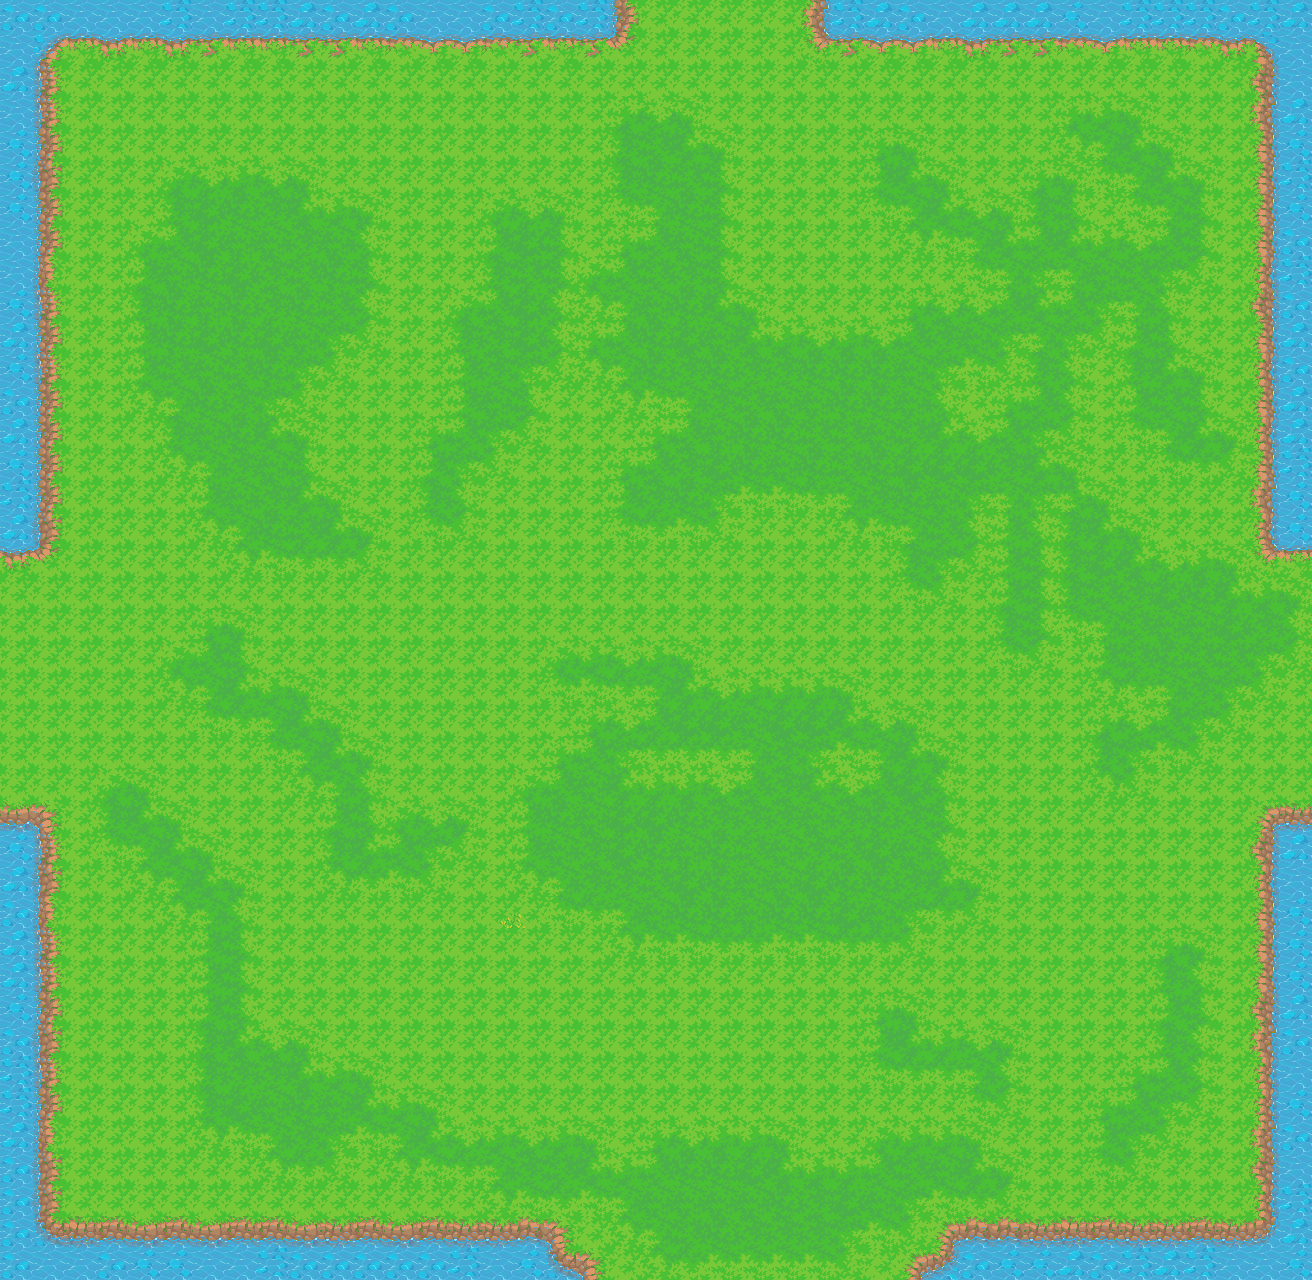

This game map was drawn from its Tiled (.tmx) file and the tilesets committed beside it. A one-line description and the trimmed map source follow:
An orthogonal 41x40 tile map with 32x32 px tiles, 3 tile layers (terrain0, terrain1, terrain2), 6 hidden layers not drawn, 5 tilesets.

<map version="1.9" tiledversion="1.9.0" orientation="orthogonal" renderorder="right-down" width="41" height="40" tilewidth="32" tileheight="32" infinite="0" nextlayerid="14" nextobjectid="145">
 <tileset firstgid="1" source="tilesets/Grass Land - tileset-cliff.tsx" />
 <tileset firstgid="241" source="tilesets/Terrain.tsx" />
 <tileset firstgid="2779" source="../../V2.0/TiledMap Editor/Tilesets/Tileset-Terrain-new grass.tsx" />
 <tileset firstgid="6739" source="../../V2.0/TiledMap Editor/Tilesets/platform - water to grass - river orientation.tsx" />
 <tileset firstgid="7609" source="../../V2.0/TiledMap Editor/Tilesets/fertilized soil.tsx" />
 <layer id="1" name="terrain0" width="41" height="40">
  <data>[1640 cells, 1640 non-empty, 1 distinct tile ids]</data>
 </layer>
 <layer id="7" name="terrain1" width="41" height="40">
  <data>[1640 cells, 945 non-empty, 61 distinct tile ids]</data>
 </layer>
 <layer id="11" name="terrain2" width="41" height="40">
  <data>[1640 cells, 3 non-empty, 3 distinct tile ids]</data>
 </layer>
 <layer id="8" name="Objects" width="41" height="40" visible="0">
  <data>[1640 cells, 13 non-empty, 3 distinct tile ids]</data>
 </layer>
 <layer id="3" name="water" width="41" height="40" visible="0">
  <data>[1640 cells, 0 non-empty, 0 distinct tile ids]</data>
 </layer>
 <layer id="2" name="grass_to_water_platform" width="41" height="40" visible="0">
  <data>[1640 cells, 0 non-empty, 0 distinct tile ids]</data>
 </layer>
 <layer id="4" name="grass_platform" width="41" height="40" visible="0">
  <data>[1640 cells, 0 non-empty, 0 distinct tile ids]</data>
 </layer>
 <layer id="12" name="terrain3" width="41" height="40" visible="0">
  <data>[1640 cells, 17 non-empty, 12 distinct tile ids]</data>
 </layer>
 <layer id="13" name="fences2" width="41" height="40" visible="0">
  <data>[1640 cells, 0 non-empty, 0 distinct tile ids]</data>
 </layer>
 <objectgroup id="6" name="props" visible="0" />
 <objectgroup id="10" name="props2" visible="0" />
</map>
